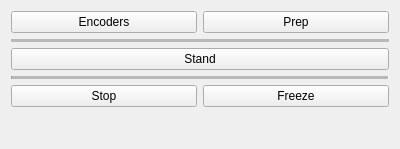
<?xml version="1.0" encoding="UTF-8"?>
<ui version="4.0">
 <class>Form</class>
 <widget class="QWidget" name="Form">
  <property name="geometry">
   <rect>
    <x>0</x>
    <y>0</y>
    <width>400</width>
    <height>149</height>
   </rect>
  </property>
  <property name="windowTitle">
   <string>Navigation</string>
  </property>
  <layout class="QGridLayout" name="gridLayout">
   <item row="4" column="0" colspan="2">
    <widget class="QPushButton" name="standButton">
     <property name="text">
      <string>Stand</string>
     </property>
    </widget>
   </item>
   <item row="5" column="0" colspan="2">
    <widget class="Line" name="line_2">
     <property name="midLineWidth">
      <number>10</number>
     </property>
     <property name="orientation">
      <enum>Qt::Horizontal</enum>
     </property>
    </widget>
   </item>
   <item row="1" column="0" colspan="2">
    <widget class="Line" name="line">
     <property name="lineWidth">
      <number>0</number>
     </property>
     <property name="midLineWidth">
      <number>10</number>
     </property>
     <property name="orientation">
      <enum>Qt::Horizontal</enum>
     </property>
    </widget>
   </item>
   <item row="0" column="0">
    <widget class="QPushButton" name="calibrateEncodersButton">
     <property name="text">
      <string>Encoders</string>
     </property>
    </widget>
   </item>
   <item row="8" column="1">
    <widget class="QPushButton" name="freezeButton">
     <property name="text">
      <string>Freeze</string>
     </property>
    </widget>
   </item>
   <item row="0" column="1">
    <widget class="QPushButton" name="prepButton">
     <property name="text">
      <string>Prep</string>
     </property>
    </widget>
   </item>
   <item row="8" column="0">
    <widget class="QPushButton" name="stopButton">
     <property name="text">
      <string>Stop</string>
     </property>
    </widget>
   </item>
   <item row="9" column="0" colspan="2">
    <spacer name="verticalSpacer">
     <property name="orientation">
      <enum>Qt::Vertical</enum>
     </property>
     <property name="sizeHint" stdset="0">
      <size>
       <width>20</width>
       <height>0</height>
      </size>
     </property>
    </spacer>
   </item>
  </layout>
 </widget>
 <resources/>
 <connections/>
</ui>
